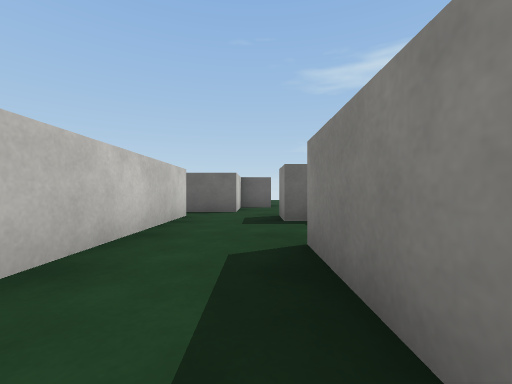
view 1 (above)

15 first-person views from a walk through a 3-D level made in the Unity game engine. The camera is 0.51 m above the floor, looks level and sees 90° across. The floor is counted in squares, 1 m on a side. Each view is taken from the middle of a square. On the plan, view 1 faces up. The plan holds only what a view shows up to about 9 squares ahead; the rest is blank. The player character is not drawn. Surface patterns are stand-ins for the level's own textures.

view 2
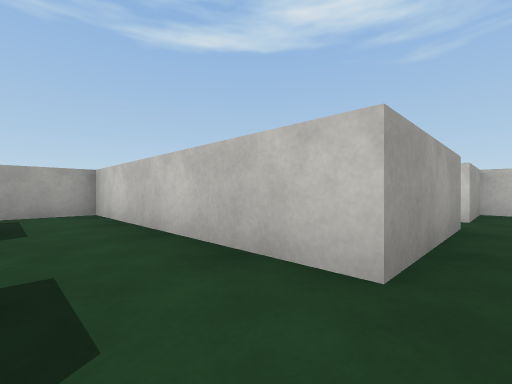

view 3
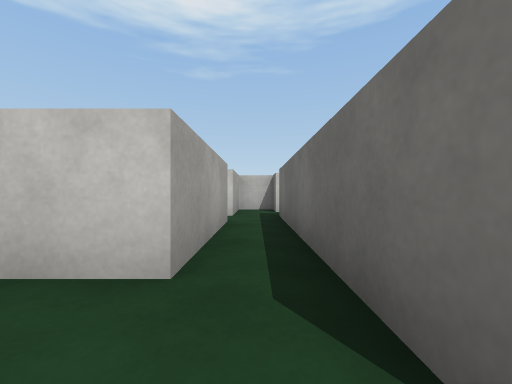

view 4
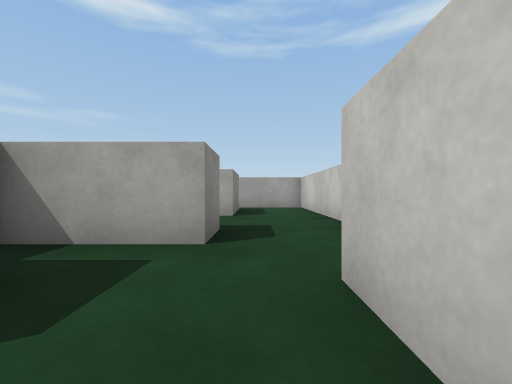

view 5
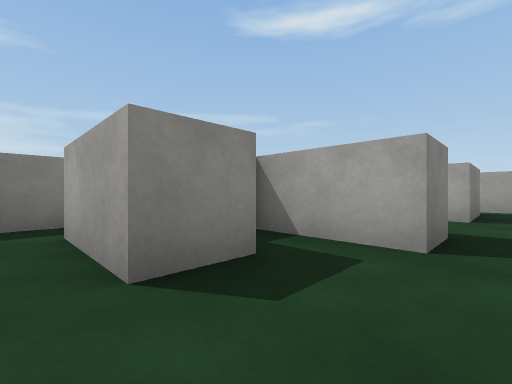

view 6
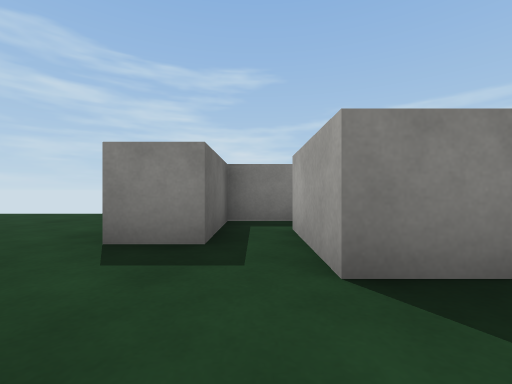

view 7
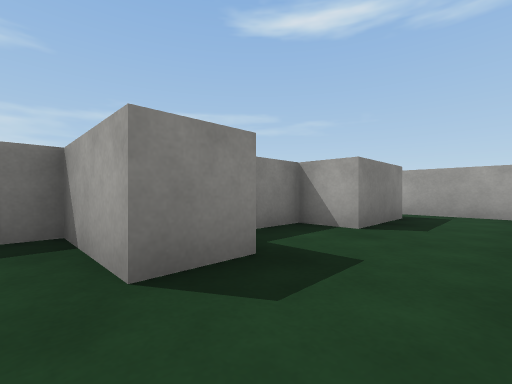

view 8
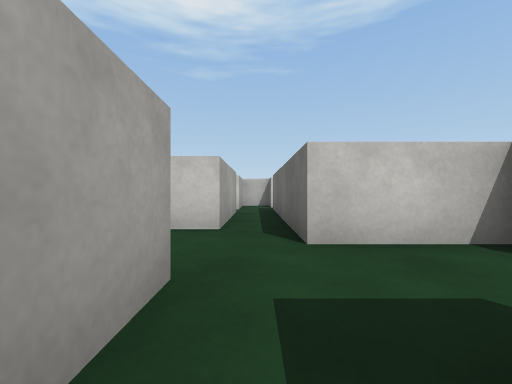

view 9
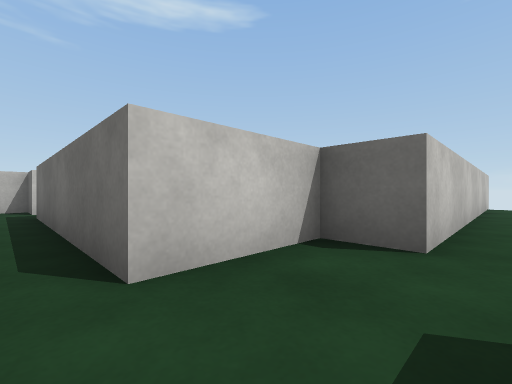

view 10
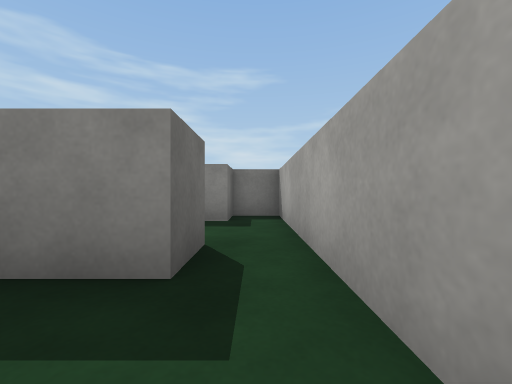

view 11
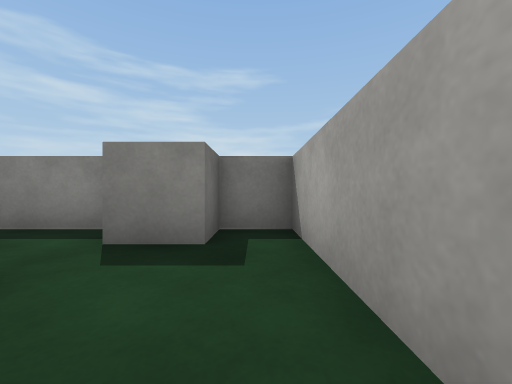

view 12
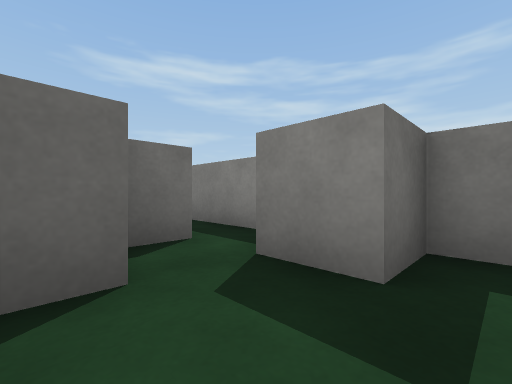

view 13
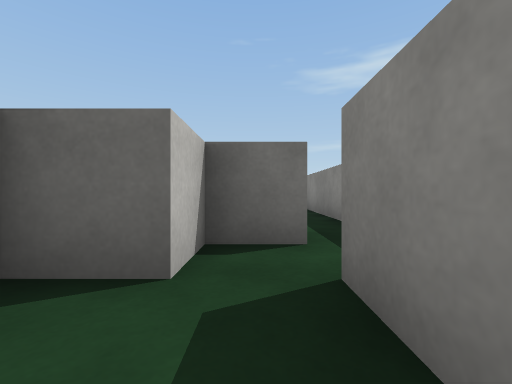

view 14
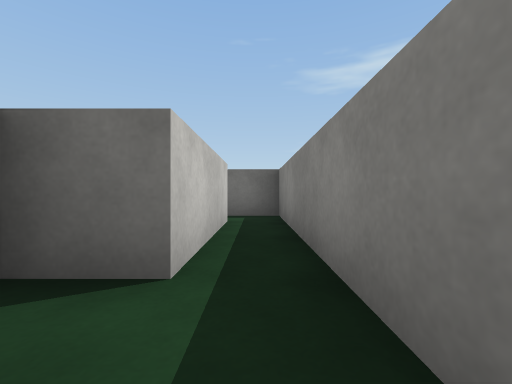

view 15
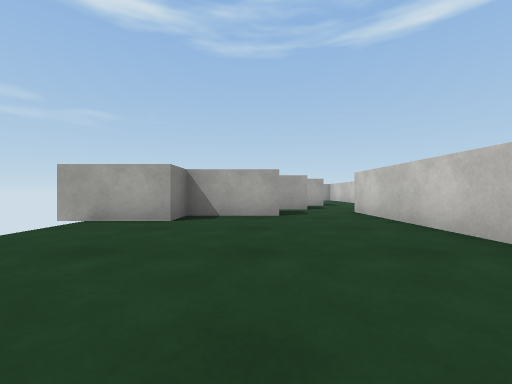

### Floor plan
Points are (right, up) in squares from view 1. A wall is a line through its corners. A room is listed if a view was taken in it or the views show most of it. See-through windows are left out.
Room 1 (views 1, 2, 3, 7, 8, 9, 10, 11)
walls: (1, 4.5) (0.5, 4.5) (0.5, 5.5) (2.5, 5.5) (2.5, 6); (-0.5, 7.5) (-0.5, 6.5) (-5.5, 6.5); (1.5, 6.5) (1.5, 7.5); (-4.5, 5.5) (-1.5, 5.5) (-1.5, -0.5) (1.5, -0.5); (1.5, 0.5) (0.5, 0.5) (0.5, 2.5) (1.5, 2.5) (1.5, 3.5); (-7.5, 6.5) (-7.5, 5.5) (-5.5, 5.5)
ways out: opening at (0.5, 7) to room 2; opening at (1, 0) to room 3; opening at (-5, 5)
Room 2 (views 4, 5, 6)
walls: (1.5, 7.5) (3.5, 7.5); (0.5, 9.5) (0.5, 8.5) (-0.5, 8.5) (-0.5, 7.5); (3.5, 8.5) (2.5, 8.5) (2.5, 9.5)
ways out: opening at (0.5, 7) to room 1; opening at (3, 8) to room 4; opening at (1.5, 9) to room 5
Room 3 (views 12, 13)
walls: (1.5, -0.5) (4.5, -0.5) (4.5, 0.5) (3.5, 0.5) (3.5, 1.5); (2.5, 1.5) (1.5, 1.5)
ways out: opening at (1, 0) to room 1; opening at (3, 1) to room 4
Room 4 (view 14)
walls: (3.6, 2.5) (2.5, 2.5) (2.5, 1.5); (3.5, 7.5) (3.5, 4.5) (2.5, 4.5); (4.5, 2) (4.5, 8.5) (3.5, 8.5)
ways out: opening at (3, 8) to room 2; opening at (3, 1) to room 3
Room 5 (view 15)
walls: (2.5, 9.5) (4.5, 9.5) (4.5, 10.5) (6.5, 10.5); (0.5, 16.4) (0.5, 9.5)
ways out: opening at (1.5, 9) to room 2

Positions as (right, up) in squares from view 1, and headings:
1: (0, 0), facing up
2: (0, 6), facing down-left
3: (0, 6), facing left
4: (0, 8), facing down
5: (0, 8), facing down-right
6: (0, 8), facing right
7: (-1, 6), facing down-right
8: (2, 6), facing left
9: (1, 6), facing up-left
10: (-1, 0), facing right
11: (1, 0), facing right
12: (2, 0), facing up-right
13: (3, 0), facing up
14: (4, 3), facing up
15: (3, 15), facing down
